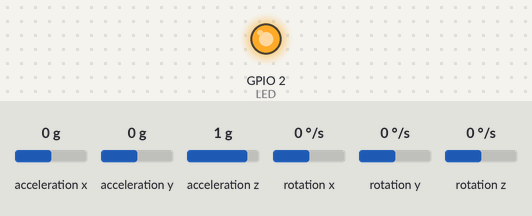
Bench run of a sketch on a simulated ESP32. Shown: output pins drawn as LEDs (lit = HIGH). Wiring (inferred from the names in the program): MPU-6050 motion sensor at I2C address 0x68. Inputs (shaded band) come from the test bench; at power-on: acceleration x 0 g, acceleration y 0 g, acceleration z 1 g, rotation x 0 °/s, rotation y 0 °/s, rotation z 0 °/s. WiFi joins after 1.5 s; servers stay silent unless stated; the local clock reads 2024-03-15 10:24:30 at power-on unless the sketch sets it; storage starts empty; what the sketch prints to the serial monitor is not drawn.

Above: at 0.1 s.
At 2.4 s:
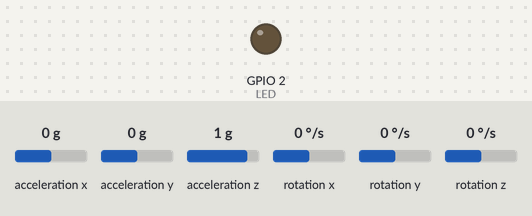
Timing chart, 0 to 3.9 s (numbered marks = the images above):
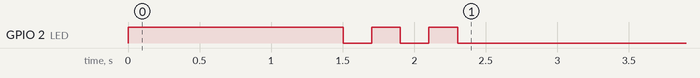

The sketch:

main.ino
```cpp
// Connection map
//ESP32      GY521/MPU6050
//3V3 ...... VCC
//GND ...... GND
//D25 ...... SCL
//D21 ...... SCA

#include <Wire.h>
#include <WiFi.h>
#include "time.h"
#include "SD.h"

#define DEBUG 1
#define SD_DEBUG 1
#define LED 2
#define LOGGING_CICLE 60000 // 1 minute
#define ENGINE_ON_CALIBRATION_VALUES 500

#define EIO              5      /* I/O error */
#define ENOENT           2      /* No such file or directory */
#define ECONNREFUSED    111     /* Connection refused */

int16_t ax, ay, az; // Accelerometer measures
int16_t temp; // temperature measure
int16_t gx, gy, gz; // Gyroscope measures
int16_t eng_x, eng_y, eng_z = -24000; // Threshold to detect engine_on
int16_t act_x, act_y, act_z = 0; // Threscold to detect activity;
int eng_values = 0; //Number of values stored


String values;
String engine_on, cicle_engine_on;
String activity, cicle_activity;
int file_error;

unsigned long t; // timer
unsigned long lastLog;

//timer and WiFi
const char* ssid       = "";
const char* password   = "";

const char* ntp_server = "pool.ntp.org";
const long  gmt_offset_sec = 3600;
const int   daylight_offset_sec = 3600;

struct tm timeinfo;

void blink(int times, int delay_low, int delay_high){
  for (int i=0; i<times; i++){
    digitalWrite(LED, HIGH);
    delay(delay_low);
    digitalWrite(LED, LOW);
    delay(delay_high);
  }
}

void timer_setup() {
  digitalWrite(LED, HIGH);
  Serial.begin(115200);
  Serial.printf("Connecting to %s ", ssid);
  if (ssid == "" or password == "") {
    Serial.println("SSID or PASSWORD are not set!");
  }
  WiFi.begin(ssid, password);
  while (WiFi.status() != WL_CONNECTED) {
      delay(500);
      Serial.print(".");
  }
  Serial.println(" CONNECTED");
  configTime(gmt_offset_sec, daylight_offset_sec, ntp_server);
  getLocalTime(&timeinfo);
  WiFi.disconnect(true);
  WiFi.mode(WIFI_OFF);

  //signal successful connection: 2 short blinks
  digitalWrite(LED, LOW);
  delay(200);
  blink(2, 200, 200);
}

void write_log(String engine_on_value, String activity_value) {
  if(!getLocalTime(&timeinfo)){
    Serial.println("Failed to obtain time");
  }
  char timestamp[20];
  strftime(timestamp, sizeof(timestamp), "%Y-%m-%dT%H:%M:%S", &timeinfo);

  String log_message = String(timestamp) + ";" + engine_on_value + ";" + activity_value + ";\n";
  if (DEBUG) {
    Serial.print(log_message);
  }

  char results[1024];
  strcpy(results, log_message.c_str());
  file_error = append_file(SD, "/results.txt", results);
  if (file_error) {
    // signal SD card error: 2 or 5 long blinks
    blink(file_error, 1000, 500);
    delay(500);
  }
}

void setup() {
  Serial.begin(115200);
  accelerometer_setup();
  pinMode(LED, OUTPUT);
  timer_setup();
  SD_setup();
  calibrate(&eng_x, &eng_y, &eng_z);
  Serial.println("setup done");
  lastLog = 0 - LOGGING_CICLE;
}

void loop() {
  t = millis();

  // READ ACCELEROMETER
  read_acc(&ax, &ay, &az, &temp, &gx, &gy, &gz);

  // CALCULATE ENGINE_ON
  if (ay > eng_y || az > eng_z || ax > eng_x) {
    digitalWrite(LED, HIGH);
    engine_on = "1";
    cicle_engine_on = "1";
  } else {
    digitalWrite(LED, LOW);
    engine_on = "0";
  }


  if (eng_values < ENGINE_ON_CALIBRATION_VALUES && engine_on == "1") {
    // Update activity threshold
    if (abs(ax) > act_x) {
      act_x = ax;
    }
    if (abs(ay) > act_y) {
      act_y = ay;
    }
    if (abs(az) > act_z) {
      act_z = az;
    }
    eng_values++;
  } else if (engine_on == "1") {
    // CALCULATE ACTIVITY
    if (abs(ax) > act_x*1.5 || abs(ay) > act_y*1.5 || abs(az) > act_z*1.5) {
      activity = "1";
      cicle_activity = "1";
    } else {
      activity = "0";
    }
  }


  if (t - lastLog >= LOGGING_CICLE) {
    write_log(cicle_engine_on, cicle_activity);
    cicle_engine_on = "0";
    cicle_activity = "0";
    lastLog = millis();
  }

  delay(10);
}
```

accelerometer.ino
```cpp
#include <Wire.h>
// accelerometer
#define MPU_ADDR 0x68 //default I2C addr
#define MPU_PWR_MGMT_1 0x6B

#define CALIBRATION_DURATION 3000 // calibration is 3s long

void accelerometer_setup() {
  Serial.println("setting up accelerometer");
  Wire.begin(21,22); // D2 (GPIO12) = SDA | D1(GPIO22)=SCL | default I2C ports
  Wire.beginTransmission(MPU_ADDR);
  Wire.write(MPU_PWR_MGMT_1); // PWR_MGMT_1 => turn on MPU
  Wire.write(0);
  Wire.endTransmission(true);
}

void calibrate(int16_t* maxax, int16_t* maxay, int16_t* maxaz) {
  Serial.println("calibrating");

  int16_t ax, ay, az, tmp, gx, gy, gz;
  t = millis();
  unsigned long calibration_end = t + CALIBRATION_DURATION;
  while(t < calibration_end){
    // read values, keep calibration maxes
    read_acc(&ax, &ay, &az, &tmp, &gx, &gy, &gz);
    if (ax > *maxax) {
      *maxax = ax;
    }
    if (ay > *maxay) {
      *maxay = ay;
    }
    if (az > *maxaz) {
      *maxaz = az;
    }
    delay(10);
    t = millis();
  }
  String calibration_result = "max_x: "+String(*maxax)+" max_y: "+String(*maxay)+" max_z: "+String(*maxaz);
  Serial.println(calibration_result);
}

// Puts the lectures of the accelerometer
// in the global vairables
void read_acc(int16_t* ax, int16_t* ay, int16_t* az, int16_t* temp, int16_t* gx, int16_t* gy, int16_t* gz) {
  Wire.beginTransmission(MPU_ADDR);
  Wire.write(0x3B); // ACCEL_XOUT_H
  Wire.endTransmission();
  Wire.requestFrom(MPU_ADDR,14,true);

  *ax = Wire.read()<<8|Wire.read();
  *ay = Wire.read()<<8|Wire.read();
  *az = Wire.read()<<8|Wire.read();

  *temp = Wire.read()<<8|Wire.read();

  *gx = Wire.read()<<8|Wire.read();
  *gy = Wire.read()<<8|Wire.read();
  *gz = Wire.read()<<8|Wire.read();

  if(DEBUG) {
    values = "X:"+String(*ax) + " Y:"+String(*ay)+", Z:"+String(*az);
  }
}
```

sdcard.ino
```cpp
#include "time.h"
#include "FS.h"
#include "SD.h"
#include "SPI.h"

int SD_setup() {
  Serial.println("setting up SD card module");
  if(!SD.begin()){
    Serial.println("Card Mount Failed");
    return EIO;
  }
  return 0;
}

int append_file(fs::FS &fs, const char * path, const char * message) {
    int error = 0;
    if (SD_DEBUG) {
      Serial.printf("Appending to file: %s\n", path);
    }
    File file = fs.open(path, FILE_APPEND);
    if(!file){
      if (SD_DEBUG) {
        Serial.println("ERROR: Failed to open file");
      }
      return ENOENT;
    }
    if (!file.print(message)){
      error = EIO;
    }
    if (SD_DEBUG) {
      if (error) {
        Serial.println("ERROR: Append failed");
      } else {
        Serial.println("Message appended");
      }
    }
    file.close();
    return error;
}
```
